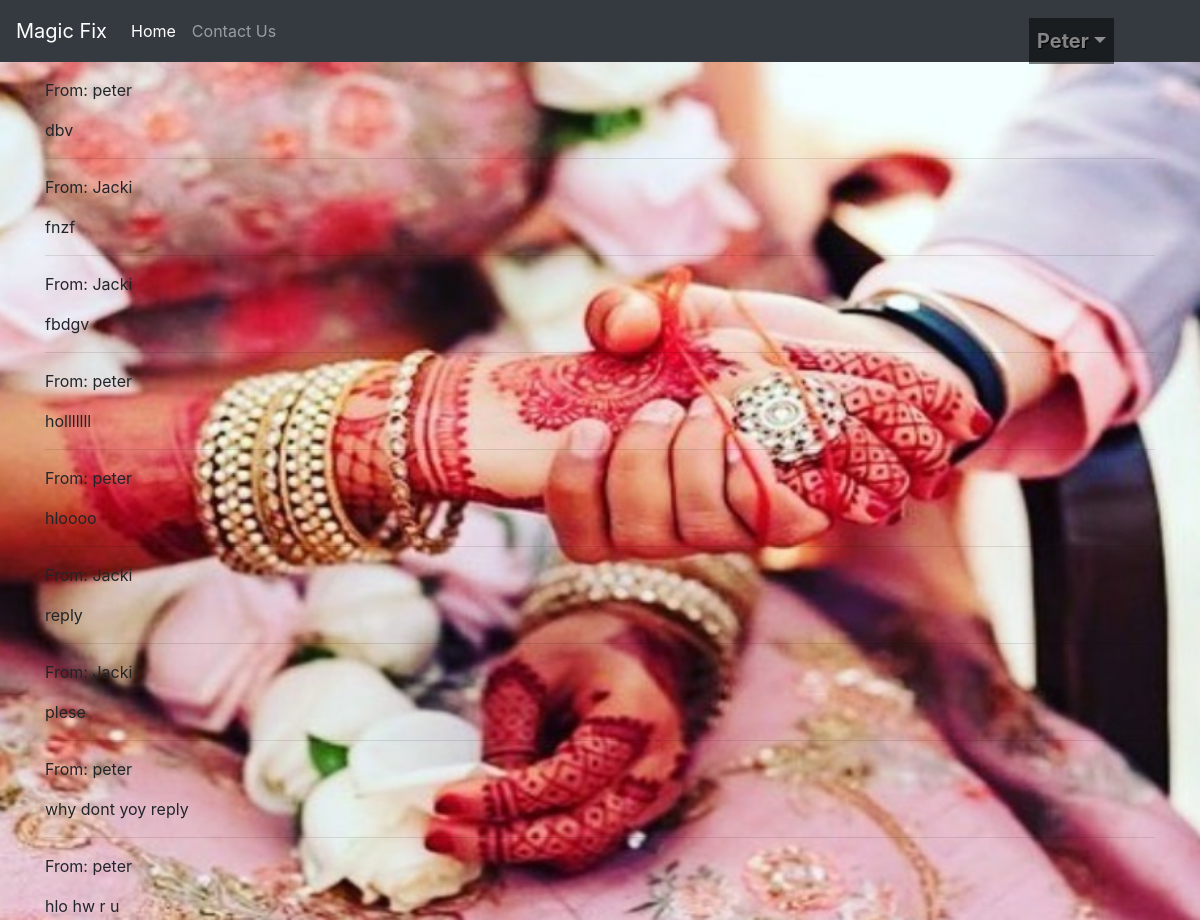
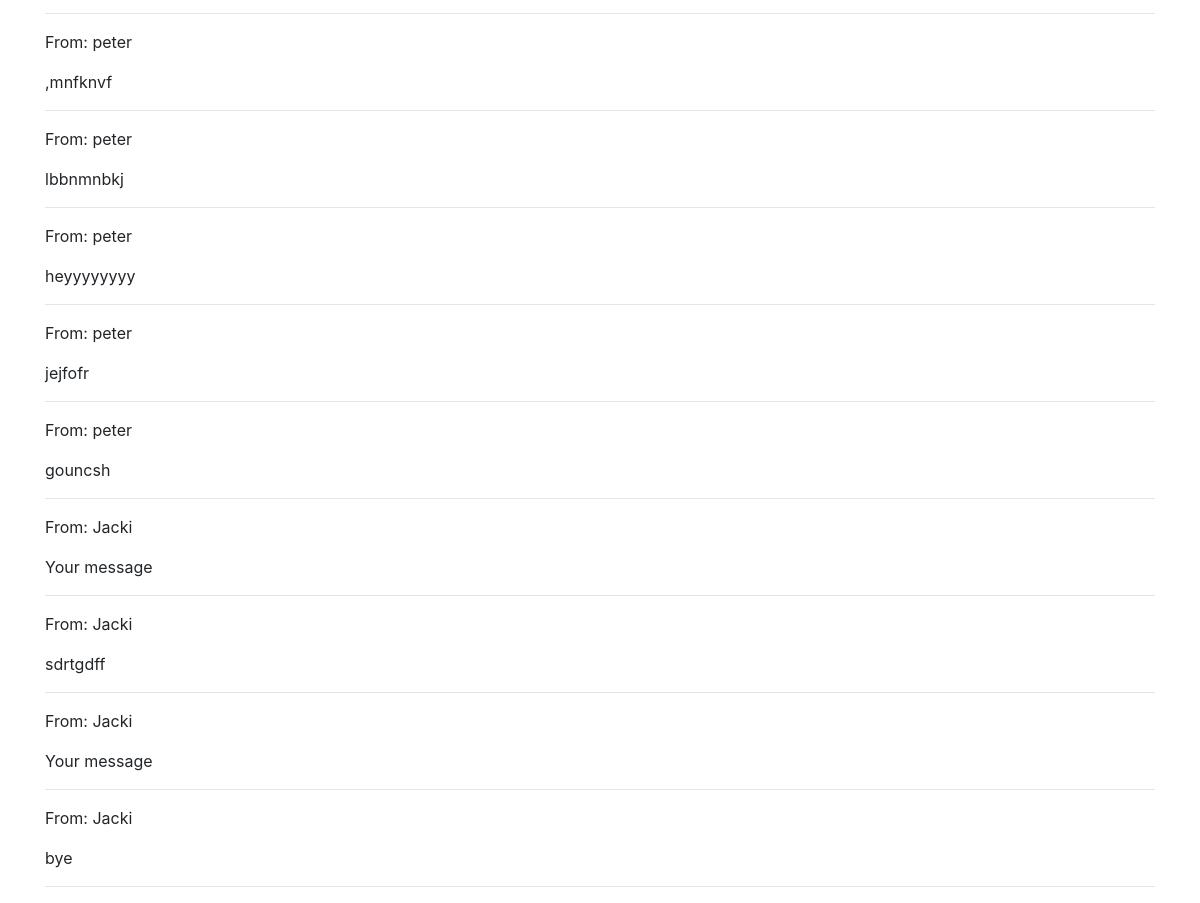
The app's page /message_inbox/ (signed in) with its own data (2 pictures, top to bottom).
### app/models.py (models this page shows, shortened)
class Message(models.Model):
    sender = models.ForeignKey(profile, on_delete=models.CASCADE, related_name='sent_messages')
    receiver = models.ForeignKey(profile, on_delete=models.CASCADE, related_name='received_messages')
    subject = models.CharField(max_length=255)
    message = models.TextField(max_length=500)
    timestamp = models.DateTimeField(auto_now_add=True)

class profile(models.Model):
    name = models.CharField(max_length=100)
    GENDER_CHOICES=[
        ('M','Male'),
        ('F','Female')
    ]
    user = models.ForeignKey(User, blank=True, null=True, on_delete=models.CASCADE)
    profile_pic=models.ImageField(null=True, blank=True)
    email = models.EmailField(max_length=200,unique=True)
    age=models.IntegerField()
    gender=models.CharField(max_length=10, choices=GENDER_CHOICES)
    occupation=models.CharField(max_length=100,null=True, blank=True)
    date_of_birth=models.DateField(null=True)
    is_married=models.BooleanField(default=False)
    religion=models.ForeignKey(Religion,on_delete=models.CASCADE, related_name='profiles', null=True)
    sect=models.ForeignKey(Sect,on_delete=models.CASCADE, related_name='profiles', null=True)
    caste=models.ForeignKey(Caste,on_delete=models.CASCADE, related_name='profiles', null=True)
    hobbies=models.ManyToManyField(Hobby, related_name='profiles')
    father=models.OneToOneField(FatherProfile, on_delete=models.CASCADE, related_name='dependant', null=True)
    def __str__(self):
        return self.name

### app/views.py (the view)
# urls.py: path('message_inbox/', views.MessageRetrievalView, name='message_inbox'),
def MessageRetrievalView(request):
    print('--------In MessageRetrievalView-----')
    if request.user.is_authenticated:
        received_messages = Message.objects.all().order_by('-timestamp')
        print("holly")
        return render(request, 'app/message_inbox.html', {'received_messages': received_messages})
        print("finer")
    else:
        return HttpResponse("Please log in to access your messages.")

### app/templates/app/message_inbox.html
{% extends 'base.html' %}
{% block content %}
{% load static %}
{% for message in received_messages %}
    <p>From: {{ message.sender}}</p>
    <p>{{ message.message }}</p>
    <hr>
{% endfor %}
{% endblock %}

### templates/header.html (shortened to what this page needs)
{% load static %}
<nav class="navbar navbar-expand-lg navbar-dark bg-dark">
  <a class="navbar-brand" href="#">Magic Fix </a>
  <div class="collapse navbar-collapse" id="navbarNav">
    <ul class="navbar-nav">
      <li class="nav-item active">
        <a class="nav-link" href="{% url 'app:profile_list' %}">Home</a>
      </li>
      <li class="nav-item">
        <a class="nav-link" href="{% url 'app:contact' %}">Contact Us</a>
      </li>
    </ul>
      {% if user.is_authenticated %}
      <ul id="logged-in" class="navbar-nav ml-auto">
      <li class="nav-item dropdown">
        <a class="nav-link dropdown-toggle" role="button" data-toggle="dropdown" href="">{{request.user}}</a>
      </li>
      </ul>
      {% endif %}
  </div>
</nav>

### static/css/custom.css (style rules this page uses)
#bg { background-repeat:no-repeat; background-position: top; background-size: 1900px 920px; background-attachment:fixed ; }
#logged-in { position: relative; left: -70px; top: 10px; font-size: 20px; font-weight: bold; color: white; text-decoration: none; text-shadow: 1px 1px 1px #000000; background-color: rgba(0, 0, 0, 0.5); }

### records on screen
Message: sender "peter", message "dbv"
Message: sender "Jacki", message "fnzf"
Message: sender "Jacki", message "fbdgv"
Message: sender "peter", message "holllllll"
Message: sender "peter", message "hloooo"
Message: sender "Jacki", message "reply"
Message: sender "Jacki", message "plese"
Message: sender "peter", message "why dont yoy reply"
Message: sender "peter", message "hlo hw r u"
Message: sender "peter", message ",mnfknvf"
Message: sender "peter", message "lbbnmnbkj"
Message: sender "peter", message "heyyyyyyyy"
Message: sender "peter", message "jejfofr"
Message: sender "peter", message "gouncsh"
Message: sender "Jacki", message "Your message"
Message: sender "Jacki", message "sdrtgdff"
Message: sender "Jacki", message "Your message"
Message: sender "Jacki", message "bye"

### other values on screen
{{ request.user }} "Peter"
